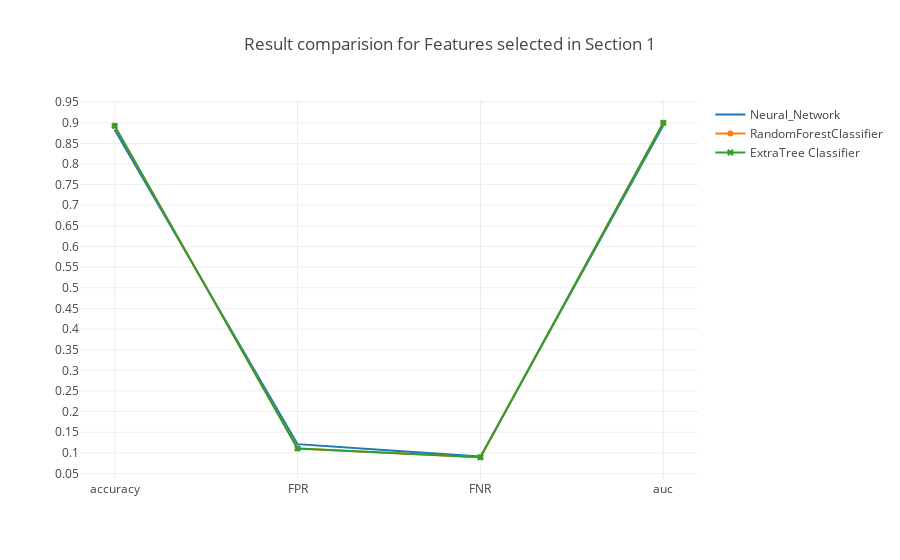

The code cell stored with this chart in its notebook:
### Code cell
trace0 = go.Scatter(x=table_80_70_test.iloc[0].index.values[[0,5,6,7]],
                    y=table_80_70_test.iloc[0].values[[0,5,6,7]],
                    mode = 'lines',
                    name = 'Neural_Network')

trace1 = go.Scatter(x=table_80_70_test.iloc[1].index.values[[0,5,6,7]],
                    y=table_80_70_test.iloc[1].values[[0,5,6,7]],
                    mode = 'lines+markers',
                    name = 'RandomForestClassifier')

trace2 = go.Scatter(x=table_80_70_test.iloc[2].index.values[[0,5,6,7]],
                    y=table_80_70_test.iloc[2].values[[0,5,6,7]],
                    mode = 'lines+markers',marker=dict(symbol='x'),
                    name = 'ExtraTree Classifier')

data = [trace0, trace1, trace2]
layout = go.Layout(yaxis=dict(tick0=0,dtick=0.05),title='Result comparision for Features selected in Section 1')
fig = go.Figure(data=data, layout=layout)

iplot(fig, filename='Result')

### Figure 1 — Plotly figure (JSON) as saved in the notebook; plotly's stock layout.template omitted (floating-point values rounded to 4 significant figures)
{"data": [{"mode": "lines", "name": "Neural_Network", "type": "scatter", "uid": "e918b872-b794-443a-9a56-6d77eccd0881", "x": ["accuracy", "FPR", "FNR", "auc"], "y": [0.8833, 0.1211, 0.09098, 0.8939]}, {"mode": "lines+markers", "name": "RandomForestClassifier", "type": "scatter", "uid": "ddb8ed84-92c7-4410-ba85-2cbdf9f44b70", "x": ["accuracy", "FPR", "FNR", "auc"], "y": [0.8925, 0.1106, 0.08942, 0.9]}, {"marker": {"symbol": "x"}, "mode": "lines+markers", "name": "ExtraTree Classifier", "type": "scatter", "uid": "e815a71f-a34d-4e8d-9239-86ccd1f926b8", "x": ["accuracy", "FPR", "FNR", "auc"], "y": [0.8924, 0.1108, 0.08942, 0.8999]}], "layout": {"title": "Result comparision for Features selected in Section 1", "yaxis": {"dtick": 0.05, "tick0": 0}}}
